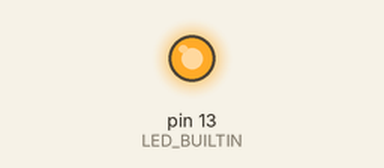
The sketch below on a simulated Arduino Uno, built with avr-gcc and run on an emulated ATmega328P. Shown: output pins drawn as LEDs (lit = HIGH).

Above: at 0.05 s.
At 17.95 s:
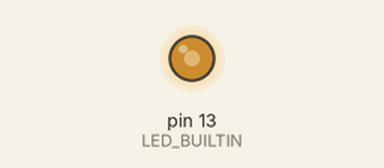
At 19.95 s:
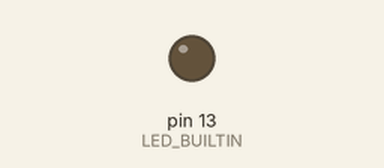
Timing chart, 0 to 26.0 s (numbered marks = the images above):
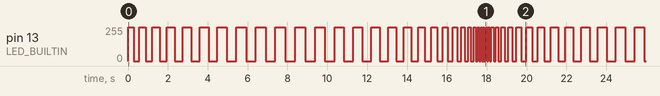

The sketch:

Practica8_CIU.ino
```cpp
int x;
int y;
double i = 0;

void setup() {
  Serial.begin(9600);
  pinMode(LED_BUILTIN, OUTPUT);
}

void loop() {
    i += PI;
    y = map(sin(i/20)*100, - 100, 100, 1, 1000);
    digitalWrite(LED_BUILTIN, HIGH);
    delay(y/2);
    digitalWrite(LED_BUILTIN, LOW);
    delay(y/2);
}
```

Measured:
- by itself, pin 13 (LED_BUILTIN): moves between 0/255 and 255/255, repeating every 20.0 s
